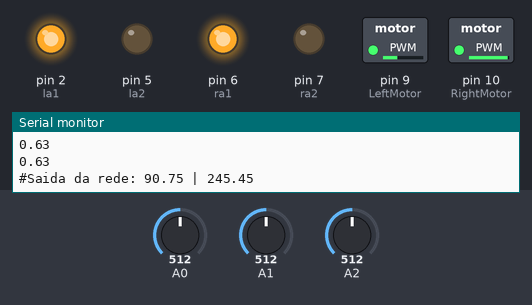
A sketch run on a simulated Arduino Uno, built with avr-gcc and run on an emulated ATmega328P. On the bench: switched loads named in the sketch (green lamp = pin HIGH), output pins drawn as LEDs (lit = HIGH), the last lines printed to the serial monitor. Inputs (shaded band) come from the test bench; at power-on: A0 = 512, A2 = 512, A1 = 512.

Above: at 1.8 s.
1.9 s: A0 set to 716
At 2.6 s:
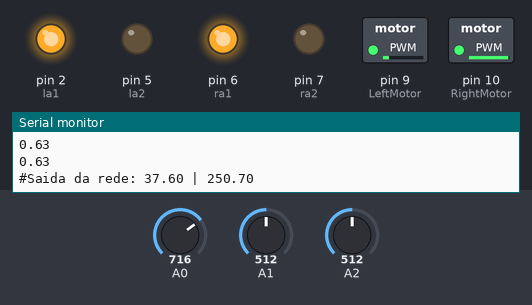
3.5 s: A2 set to 1023
At 4.7 s:
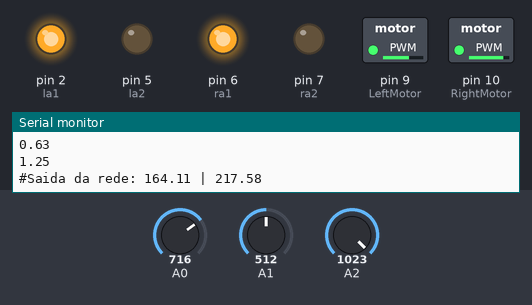
5.5 s: A1 set to 0
At 6.9 s:
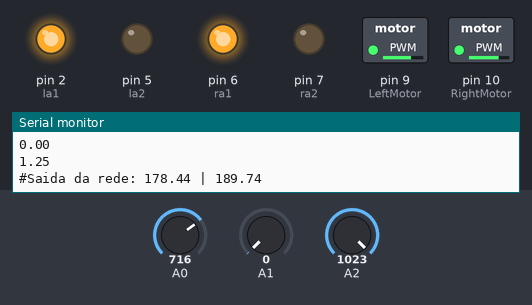
7.5 s: A0 set to 511
At 9.0 s:
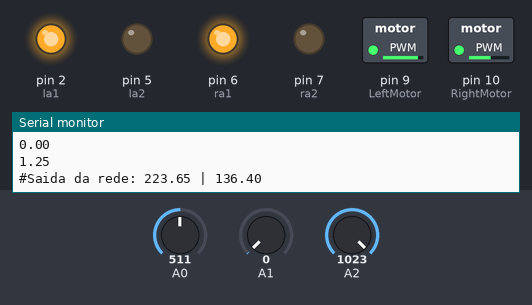
9.5 s: A1 set to 829
At 11.1 s:
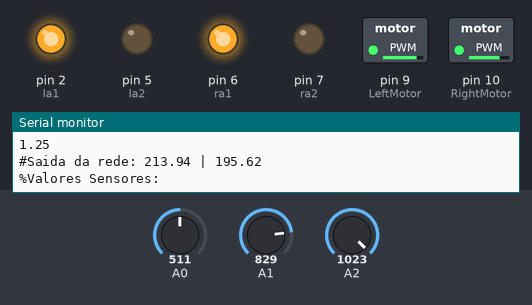
11.5 s: A0 set to 122
At 13.2 s:
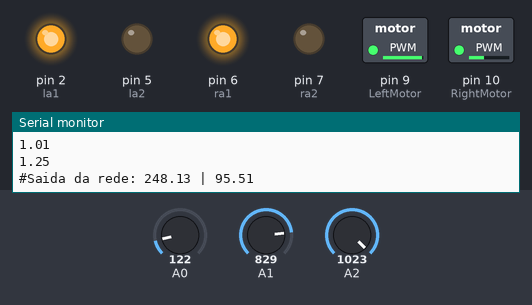
Timing chart, 0 to 14.6 s (numbered marks = the images above; inputs shaded):
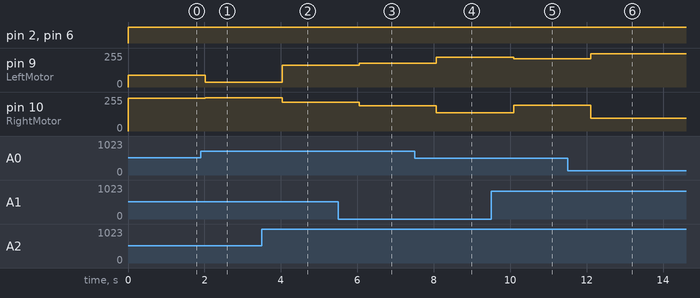

The sketch:

firmware.ino
```cpp
#define NUM_ENTRADAS 3
#define NUM_NEURONIOS_CAMADA_UM 15
#define NUM_NEURONIOS_CAMADA_DOIS 2


//Configuracoes da Rede Perceptron Multicamadas.
int i = 0, j = 0, k = 0, n = 0, funcao = 0;
float soma = 0;

//PESOS
//double w1[NUM_NEURONIOS_CAMADA_UM * NUM_ENTRADAS] = {5.13864,-0.0536648,-3.58246,0.290506,0.338857,2.70735,5.46337,-2.90328,-3.26122,-10.6041,2.71847,8.80497,1.87464,1.62409,-7.4105,4.03173,-1.09139,-3.49394,-3.85585,2.24793,2.25873,-5.81032,2.82986,3.67874,-3.96045,0.553318,3.63752,-0.20594,-0.781021,4.26075,4.4361,-1.37263,-3.69798,-8.3933,-1.2443,7.54047,0.256702,0.579697,-4.11264,4.54055,-0.34553,-2.85339,-0.571247,0.144011,-2.89625};
//double w2[NUM_NEURONIOS_CAMADA_DOIS * NUM_NEURONIOS_CAMADA_UM] = {-3.69477,4.28876,3.25895,-7.65781,-9.32284,0.735775,-1.90571,-3.26943,0.039697,7.20552,1.40079,8.32873,-7.38657,-2.59816,-6.44104,3.9239,-0.741849,4.35578,-8.48837,3.4581,5.23473,-4.03212,-4.87115,-5.73272,-0.158789,5.28275,-5.984,-0.756126,4.03223,-2.13219};
double w1[NUM_NEURONIOS_CAMADA_UM * NUM_ENTRADAS] = {0.18337,0.298979,-0.673358,2.12613,0.656635,-1.85446,-1.5987,0.272904,0.948731,-0.485829,0.379211,-0.0252502,-0.233838,0.513929,-0.532496,-0.653475,0.539528,-0.153874,-1.74246,0.377184,0.864891,-1.60056,0.172366,1.02452,0.110069,0.466148,-0.656099,-0.915732,0.579357,-0.0486327,1.02001,0.75708,-1.57916,-1.00827,0.190603,0.815342,0.867957,0.272004,-1.05548,-0.764655,0.586315,-0.06769,1.76225,0.925875,-1.93713};
double w2[NUM_NEURONIOS_CAMADA_DOIS * NUM_NEURONIOS_CAMADA_UM] = {-0.401287,-2.26771,1.45163,0.334223,0.0885903,0.535191,1.60819,1.42374,-0.25601,0.803319,-1.14156,0.857742,-1.09396,0.663443,-1.83577,0.595095,2.11548,-1.06943,0.00221137,0.527177,0.173431,-0.950588,-1.1802,0.641158,0.0815628,1.75436,-0.911095,0.997676,0.0991697,2.28312};


//Delta PESOS
double dw1[NUM_NEURONIOS_CAMADA_UM * NUM_ENTRADAS];
double dw2[NUM_NEURONIOS_CAMADA_DOIS * NUM_NEURONIOS_CAMADA_UM];

//Entradas
double Entrada_I1[NUM_NEURONIOS_CAMADA_UM] = {0};
double Entrada_I2[NUM_NEURONIOS_CAMADA_DOIS]  = {0};

//SAIDAS
double saida_y1[NUM_NEURONIOS_CAMADA_UM] = {0};
double saida_y2[NUM_NEURONIOS_CAMADA_DOIS]  = {0};

double saidas[NUM_NEURONIOS_CAMADA_DOIS] = {0};
// porta de entarda do sinal
int sensor[NUM_ENTRADAS]  = {0, 1, 2};

//armazena valores lidos pelo sesnor
double ReadSensor[NUM_ENTRADAS] = {0};//{0.00,0.00,0.80,0.20,0.00};//{0.1,0.3,1.0,0.4,0.2}

// valores de calibracao
double valorMax  = 819;

// pwm motores
int LeftMotor   = 9;
int RightMotor  = 10;
int la1 = 2;
int la2 = 5;
int ra1 = 6;
int ra2 = 7;


//motores


String Recive         = "";


void setup() {

  Serial.begin(9600);
  pinMode(LeftMotor, OUTPUT);
  pinMode(RightMotor, OUTPUT);

  pinMode(la1, OUTPUT);
  pinMode(la2, OUTPUT);
  pinMode(ra1, OUTPUT);
  pinMode(ra2, OUTPUT);

}


float funcao_ativacao(float net, int funcao, float a)
{
  if (!funcao)
  {

    /*
                    1
      y(n) = ---------------
             1 + exp(-a.net)
    */

    return ( 1.0 / (1.0 + exp(-a * net)) );

  }
  else
  {

    /*
             exp(a.net) - exp(-a.net)
      y(n) = ------------------------
             exp(a.net) + exp(-a.net)
    */

    return ( (exp(a * net) - exp(-a * net)) / (exp(a * net) + exp(-a * net)) );
  }
}

void startReadSensor() {

 for (int i = 0; i < NUM_ENTRADAS; i++) {

    ReadSensor[i] = analogRead(sensor[i])/ valorMax;
 }

  Serial.println("%Valores Sensores:");
  for (int i = 0 ;i < NUM_ENTRADAS; i++) {
    //Serial.print(i);
    Serial.println(ReadSensor[i]);
  }
}

void loop() {

  digitalWrite(la1, HIGH);
  digitalWrite(la2, LOW); //LOW
  digitalWrite(ra1, HIGH);
  digitalWrite(ra2, LOW); //LOW

  startReadSensor();


  //Cálculo para camada NUM_NEURONIOS_CAMADA_UM.
  n = 0;
  for (j = 0; j < NUM_NEURONIOS_CAMADA_UM; j++)
  {
    soma = 0;
    for (i = 0; i < NUM_ENTRADAS; i++)
    {
      soma += w1[n] * ReadSensor[i];
      n += 1;
    }
    Entrada_I1[j] = soma;
    saida_y1[j] = funcao_ativacao(Entrada_I1[j], funcao, 1.0);
  }

  //Cálculo para camada NUM_NEURONIOS_CAMADA_DOIS.
  n = 0;
  for (j = 0; j < NUM_NEURONIOS_CAMADA_DOIS; j++)
  {
    soma = 0;
    for (i = 0; i < NUM_NEURONIOS_CAMADA_UM; i++)
    {
      soma += w2[n] * saida_y1[i];
      n += 1;
    }
    Entrada_I2[j] = soma;
    saida_y2[j] = funcao_ativacao(Entrada_I2[j], funcao, 1.0);
  }


  analogWrite(LeftMotor , saida_y2[0] * 254);
  analogWrite(RightMotor, saida_y2[1] * 254);


  Serial.print("#Saida da rede: ");
  Serial.print(saida_y2[0]* 254);
  Serial.print(" | ");
  Serial.println(saida_y2[1]* 254);


  delay(1000);

}
```

Measured:
- after the input at 1.9 s, pin 9 (LeftMotor): 90/255 → 37/255 after 0.12 s; pin 10 (RightMotor): 245/255 → 250/255 after 0.12 s
- after the input at 3.5 s, pin 9 (LeftMotor): 37/255 → 164/255 after 0.54 s; pin 10 (RightMotor): 250/255 → 217/255 after 0.54 s
- after the input at 5.5 s, pin 9 (LeftMotor): 164/255 → 178/255 after 0.56 s; pin 10 (RightMotor): 217/255 → 189/255 after 0.56 s
- after the input at 7.5 s, pin 9 (LeftMotor): 178/255 → 223/255 after 0.57 s; pin 10 (RightMotor): 189/255 → 136/255 after 0.57 s
- after the input at 9.5 s, pin 9 (LeftMotor): 223/255 → 213/255 after 0.59 s; pin 10 (RightMotor): 136/255 → 195/255 after 0.59 s
- after the input at 11.5 s, pin 9 (LeftMotor): 213/255 → 248/255 after 0.60 s; pin 10 (RightMotor): 195/255 → 95/255 after 0.60 s
